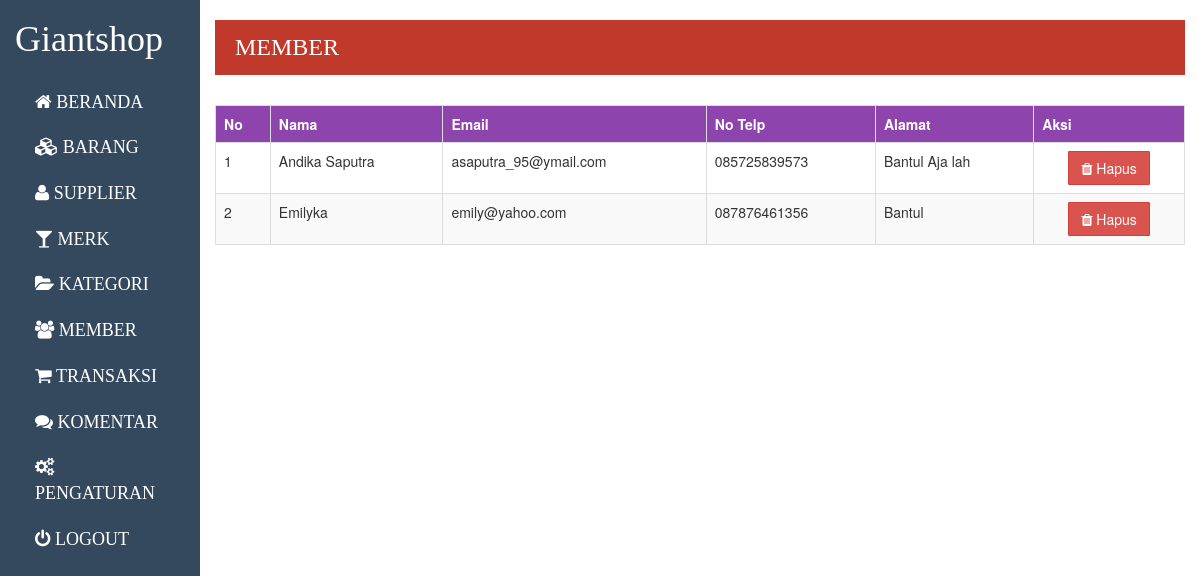
/admin/index.php?p=member (signed in), run on the app's committed database.
### tables this page shows
CREATE TABLE IF NOT EXISTS `user` (
  `email` varchar(50) NOT NULL,
  `password` varchar(50) NOT NULL,
  `nama` varchar(50) NOT NULL,
  `notelp` varchar(15) NOT NULL,
  `alamat` text NOT NULL
);

### admin/operation/member/index.php (the view)
<div class="title">
	<h3>member</h3>
</div>
<table cellspacing=0 class="table table-striped table-bordered">
	<tr>
		<th>No</th>
		<th>Nama</th>
		<th>Email</th>
		<th>No Telp</th>
		<th>Alamat</th>
		<th>Aksi</th>
	</tr>
<?php
$q = "SELECT * FROM `user` ORDER BY 'nama' ASC";
$sql = mysql_query($q);
$no = 1;
while($res = mysql_fetch_array($sql)){?>
	<tr>
		<td><?php echo $no; ?></td>
		<td><?php echo $res[2]; ?></td>
		<td><?php echo $res[0]; ?></td>
		<td><?php echo $res[3]; ?></td>
		<td><?php echo $res[4]; ?></td>
		<td align="center">
			<a href="?p=hapusmember&kd=<?php echo $res[0]; ?>" class="btn btn-danger" onclick="return confirm('Anda yakin mau menghapus ini?')"><i class="fa fa-trash"></i> Hapus</a>
		</td>
	</tr>
<?php
	$no++;
}
?>
</table>

### assets/css/admin.css (style rules this page uses)
table { margin: 20px auto; }
table th { background-color: #8e44ad; color: #fff; }
.title { background-color: #c0392b; color: #fff; padding: 10px 20px; margin-bottom: 30px; }
.title h3 { margin: 0; text-transform: uppercase; font-family: Langdon; display: inline-block; line-height: 35px; }

### data on the page
user: nama "Andika Saputra", email "asaputra_95@ymail.com", notelp "085725839573", alamat "Bantul Aja lah"
user: nama "Emilyka", email "emily@yahoo.com", notelp "087876461356", alamat "Bantul"
